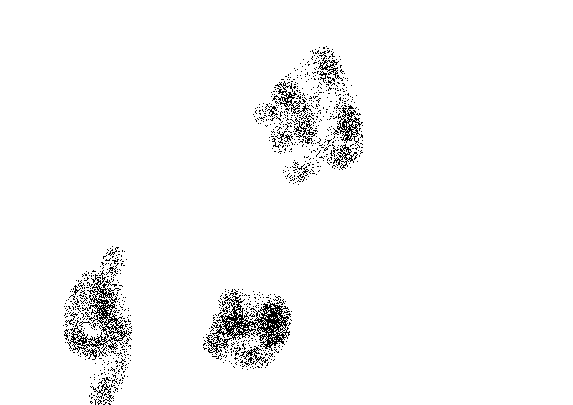
#> input picture sem_5/test.png, 573 x 405 px
$ jupyter execute --allow-errors class_5.ipynb   (shell and % lines are left out)
#> lines starting #> are read from the running program, lines starting #| are printed output that depends on the picture; after the words box and inside, x2 and y2 are one past the last pixel; in counts of white or black regions, pixels touching at a corner belong together
### Кластеризация

#### KMeans

$${\displaystyle J_k=\sum _{i=1}^{k}\sum _{x\in S_{i}}(x-\mu _{i})^{2}} \rightarrow min$$
$k$ - число кластеров <br>
$S_i$ - полученные кластеры <br>
$\mu_i$ - центр масс класетра $S_i$

Количество класетров выбирается заранее.

### Алгоритм

1. Выбрать количество кластеров , которое нам кажется оптимальным для наших данных.
2. Высыпать случайным образом в пространство наших данных  точек (центроидов).
3. Для каждой точки нашего набора данных посчитать, к какому центроиду она ближе.
4. Переместить каждый центроид в центр выборки, которую мы отнесли к этому центроиду.
5. Повторять последние два шага фиксированное число раз, либо до тех пор пока центроиды не "сойдутся" (обычно это значит, что их смещение относительно предыдущего положения не превышает какого-то заранее заданного небольшого значения).

[cell 1]
# import libraries here pandas, sklearn.cluster.kmeans
import pandas as pd
from sklearn.cluster import KMeans
import matplotlib.pyplot as plt
from sklearn.cluster import KMeans
import numpy as np

#> (a cell that did not finish here is left out)

#> (a cell that did not finish here is left out)

[cell 4]
# clustering

cl = KMeans(n_clusters=2, random_state=1234)

#> (the rest of this cell did not finish here and is left out)

#> (a cell that did not finish here is left out)

$${\displaystyle J_k=\sum _{i=1}^{k}\sum _{x\in S_{i}}(x-\mu _{i})^{2}} \rightarrow min$$

$$D(k) = \frac{|J_k - J_{k+1}|}{|J_{k-1} - J_k|} \rightarrow \min\limits_k$$

[cell 6]
# choose optimal cluster number

inertia = []
#> (the rest of this cell did not finish here and is left out)

[cell 7]
import numpy as np
def D(inertia):
    DD = []
    for k in range(1, len(inertia)-1):
        D_k = np.abs(inertia[k]-inertia[k+1]) / np.abs(inertia[k-1] - inertia[k])
        DD.append(D_k)
    return DD

[cell 8]
inertia

[cell 9]
D(inertia=inertia)

[cell 10]
cols = {1:'red', 0:'green', 2:'yellow', 3:'black', 4:'blue'}

[cell 11]
# теперь на более серьезном наборе данных

#> (a cell that did not finish here is left out)

#> (a cell that did not finish here is left out)

[cell 14]
# choose optimal cluster number

limit = 50
inertia = []
#> (the rest of this cell did not finish here and is left out)

[cell 15]
def D():
    code

#### Иерархическая кластеризация

Можно по дереву склеивания кластеров посомтреть, когда остановить алгоритм.

Maximum or complete linkage clustering: It computes all pairwise dissimilarities between the elements in cluster 1 and the elements in cluster 2, and considers the largest value (i.e., maximum value) of these dissimilarities as the distance between the two clusters. It tends to produce more compact clusters.

Minimum or single linkage clustering: It computes all pairwise dissimilarities between the elements in cluster 1 and the elements in cluster 2, and considers the smallest of these dissimilarities as a linkage criterion. It tends to produce long, “loose” clusters.

Mean or average linkage clustering: It computes all pairwise dissimilarities between the elements in cluster 1 and the elements in cluster 2, and considers the average of these dissimilarities as the distance between the two clusters.

Centroid linkage clustering: It computes the dissimilarity between the centroid for cluster 1 (a mean vector of length p variables) and the centroid for cluster 2.

Ward’s minimum variance method: It minimizes the total within-cluster variance. At each step the pair of clusters with minimum between-cluster distance are merged.

Maximum (complete) - попарные расстояния между элементами класетров 1 и 2. Наибольшее расстояние - расстояние между кластерами.

Minimum (single) - попарные расстояния между элементами класетров 1 и 2. Наименьшее расстояние - расстояние между кластерами.

Mean (average) - попарные расстояния между элементами класетров 1 и 2. Среднее расстояние - расстояние между кластерами.

Centroid - расстояния между центроидами класетров.

Ward - минимизирует разброс внутри класетров.

[cell 16]
from scipy.cluster import hierarchy
from scipy.spatial.distance import pdist

X = np.zeros((150, 2))

np.random.seed(seed=42)
X[:50, 0] = np.random.normal(loc=0.0, scale=.3, size=50)
X[:50, 1] = np.random.normal(loc=0.0, scale=.3, size=50)

X[50:100, 0] = np.random.normal(loc=2.0, scale=.5, size=50)
X[50:100, 1] = np.random.normal(loc=-1.0, scale=.2, size=50)

X[100:150, 0] = np.random.normal(loc=-1.0, scale=.2, size=50)
X[100:150, 1] = np.random.normal(loc=2.0, scale=.5, size=50)

distance_mat = pdist(X) # pdist посчитает нам верхний треугольник матрицы попарных расстояний

Z = hierarchy.linkage(distance_mat, 'single') # linkage — реализация агломеративного алгоритма
plt.figure(figsize=(10, 5))
dn = hierarchy.dendrogram(Z, color_threshold=0.5)
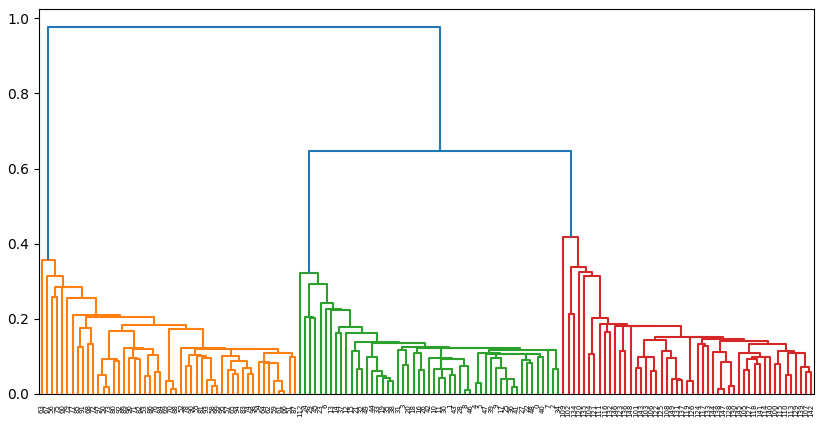
#> figure drawn by matplotlib, 1 panel

[cell 17]
plt.scatter(x=X[:,0],y=X[:,1])
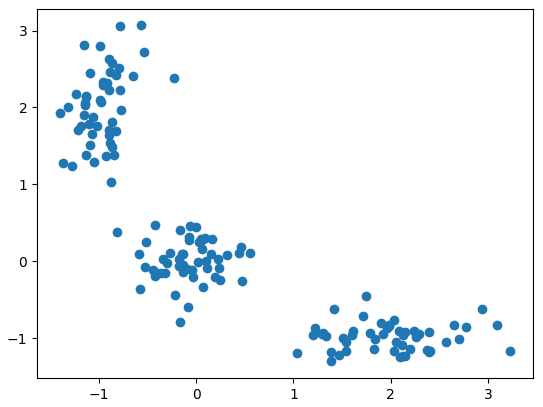
#> figure drawn by matplotlib, 1 panel

[cell 18]
from scipy.cluster import hierarchy
from scipy.spatial.distance import pdist

X = np.zeros((150, 2))

np.random.seed(seed=42)
X[:50, 0] = np.random.normal(loc=0.0, scale=.3, size=50)
X[:50, 1] = np.random.normal(loc=0.0, scale=.3, size=50)

X[50:100, 0] = np.random.normal(loc=2.0, scale=.5, size=50)
X[50:100, 1] = np.random.normal(loc=-1.0, scale=.2, size=50)

X[100:150, 0] = np.random.normal(loc=-1.0, scale=.2, size=50)
X[100:150, 1] = np.random.normal(loc=2.0, scale=.5, size=50)

distance_mat = pdist(X) # pdist посчитает нам верхний треугольник матрицы попарных расстояний

Z = hierarchy.linkage(distance_mat, 'average') # linkage — реализация агломеративного алгоритма
plt.figure(figsize=(10, 5))
dn = hierarchy.dendrogram(Z, color_threshold=0.5)
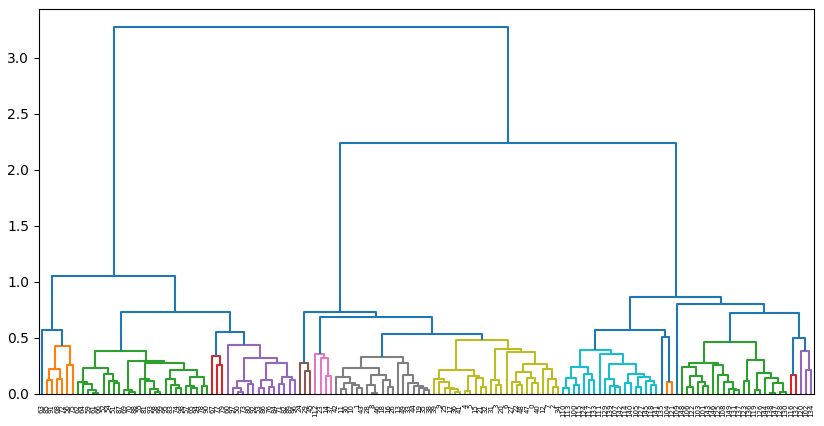
#> figure drawn by matplotlib, 1 panel

[cell 19]
from scipy.cluster import hierarchy
from scipy.spatial.distance import pdist

X = np.zeros((150, 2))

np.random.seed(seed=42)
X[:50, 0] = np.random.normal(loc=0.0, scale=.3, size=50)
X[:50, 1] = np.random.normal(loc=0.0, scale=.3, size=50)

X[50:100, 0] = np.random.normal(loc=2.0, scale=.5, size=50)
X[50:100, 1] = np.random.normal(loc=-1.0, scale=.2, size=50)

X[100:150, 0] = np.random.normal(loc=-1.0, scale=.2, size=50)
X[100:150, 1] = np.random.normal(loc=2.0, scale=.5, size=50)

distance_mat = pdist(X) # pdist посчитает нам верхний треугольник матрицы попарных расстояний

Z = hierarchy.linkage(distance_mat, 'complete') # linkage — реализация агломеративного алгоритма
plt.figure(figsize=(10, 5))
dn = hierarchy.dendrogram(Z, color_threshold=3)
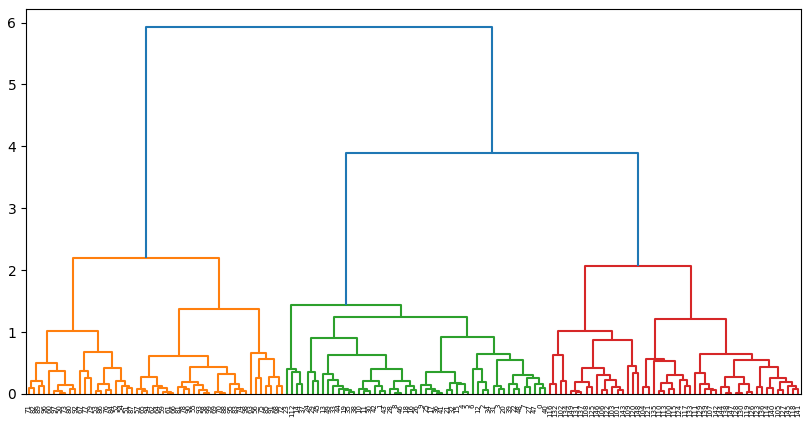
#> figure drawn by matplotlib, 1 panel

[cell 20]
from scipy.cluster import hierarchy
from scipy.spatial.distance import pdist

X = np.zeros((150, 2))

np.random.seed(seed=42)
X[:50, 0] = np.random.normal(loc=0.0, scale=.3, size=50)
X[:50, 1] = np.random.normal(loc=0.0, scale=.3, size=50)

X[50:100, 0] = np.random.normal(loc=2.0, scale=.5, size=50)
X[50:100, 1] = np.random.normal(loc=-1.0, scale=.2, size=50)

X[100:150, 0] = np.random.normal(loc=-1.0, scale=.2, size=50)
X[100:150, 1] = np.random.normal(loc=2.0, scale=.5, size=50)

distance_mat = pdist(X) # pdist посчитает нам верхний треугольник матрицы попарных расстояний

Z = hierarchy.linkage(distance_mat, 'centroid') # linkage — реализация агломеративного алгоритма
plt.figure(figsize=(10, 5))
dn = hierarchy.dendrogram(Z, color_threshold=0.5)
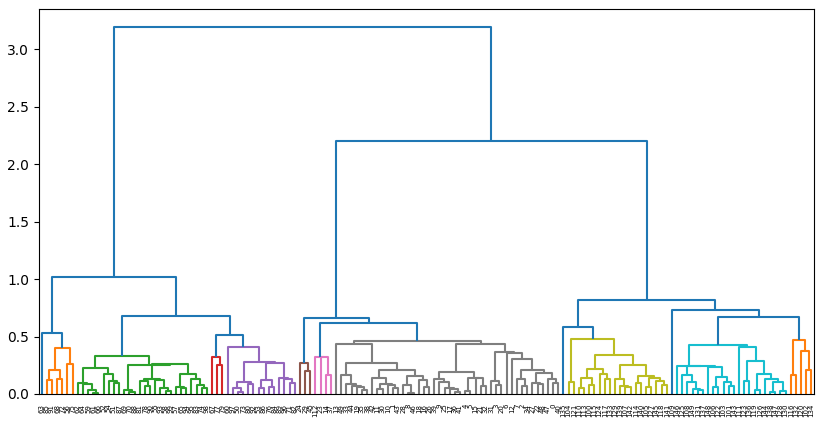
#> figure drawn by matplotlib, 1 panel

[cell 21]
from scipy.cluster import hierarchy
from scipy.spatial.distance import pdist

X = np.zeros((150, 2))

np.random.seed(seed=42)
X[:50, 0] = np.random.normal(loc=0.0, scale=.3, size=50)
X[:50, 1] = np.random.normal(loc=0.0, scale=.3, size=50)

X[50:100, 0] = np.random.normal(loc=2.0, scale=.5, size=50)
X[50:100, 1] = np.random.normal(loc=-1.0, scale=.2, size=50)

X[100:150, 0] = np.random.normal(loc=-1.0, scale=.2, size=50)
X[100:150, 1] = np.random.normal(loc=2.0, scale=.5, size=50)

distance_mat = pdist(X) # pdist посчитает нам верхний треугольник матрицы попарных расстояний

Z = hierarchy.linkage(distance_mat, 'ward') # linkage — реализация агломеративного алгоритма
plt.figure(figsize=(10, 5))
dn = hierarchy.dendrogram(Z, color_threshold=0.5)
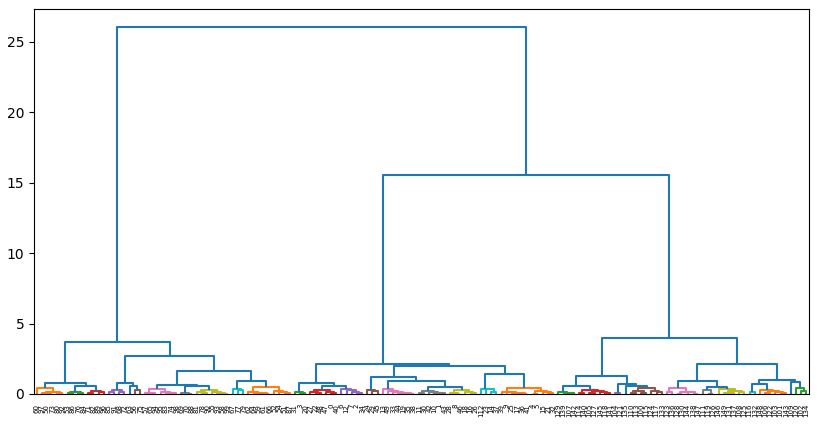
#> figure drawn by matplotlib, 1 panel

#> (a cell that did not finish here is left out)

[cell 23]
from PIL import Image

[cell 24]
img = Image.open('test.png')
#> img is the input picture: PIL image 573x405 RGB; 97% white; black in thin lines or dots, all inside (x1, y1, x2, y2) = (63, 46, 363, 405)

[cell 25]
img

[cell 26]
import numpy as np

[cell 27]
img_arr = np.array(img.convert('L'))

[cell 28]
img_arr

[cell 29]
img_arr[img_arr < 255]
#> Out = 7068 values from 0 to 0

[cell 30]
pixels = []
for i in range(img_arr.shape[0]):
    for j in range(img_arr.shape[1]):
        if img_arr[i, j] < 255:
            pixels.append((i,j))

[cell 31]
pix_data = np.array(pixels)

[cell 32]
# clustering

cl = KMeans(n_clusters=4, random_state=1234)

cl.fit(pix_data)

[cell 33]
cols = cl.predict(pix_data)

[cell 34]
import seaborn as sns
import numpy as np

[cell 35]
def colors(n):
#> called with n = 10
    current_palette = sns.color_palette()
    current_palette
    total_pallette = []
    for x in range(n-7):
        t = True
        while t:
            a = current_palette[np.random.choice(range(len(current_palette)))]
            b = current_palette[np.random.choice(range(len(current_palette)))]
            if a != b:
                c = (int(255 * (a[0]+b[0])/2), int(255 * (a[1]+b[1])/2),
                     int(255*(a[2]+b[2])/2))
                if c not in total_pallette:
                    total_pallette.append(c)
                    t = False

    buf = []
    for x in current_palette:
        buf.append((int(x[0]*255),
                            int(x[1]*255),
                            int(x[2]*255)))
    total_pallette += buf
    return total_pallette

[cell 36]
colors(10)

[cell 37]
new_img = np.ones_like(np.array(img)) * 255
mycol = colors(4)
for p, c in zip(pixels, cols):
    new_img[p[0],p[1], 0] = mycol[c][0]
    new_img[p[0],p[1], 1] = mycol[c][1]
    new_img[p[0],p[1], 2] = mycol[c][2]
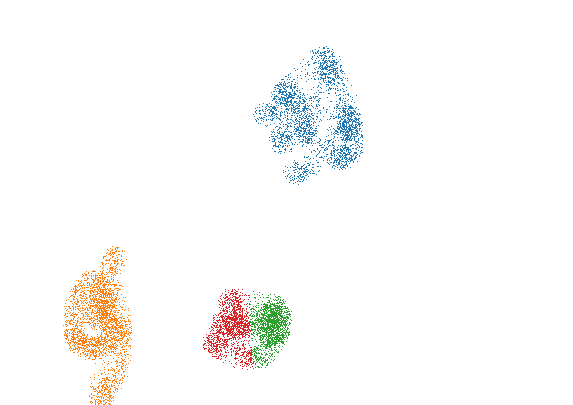
#> new_img: shape (405, 573, 3); mean of channels 0, 1, 2 251.4, 250.7, 249.7; drawn as R, G, B

$ run again, with sem_5/kmeans.png copied over sem_5/test.png
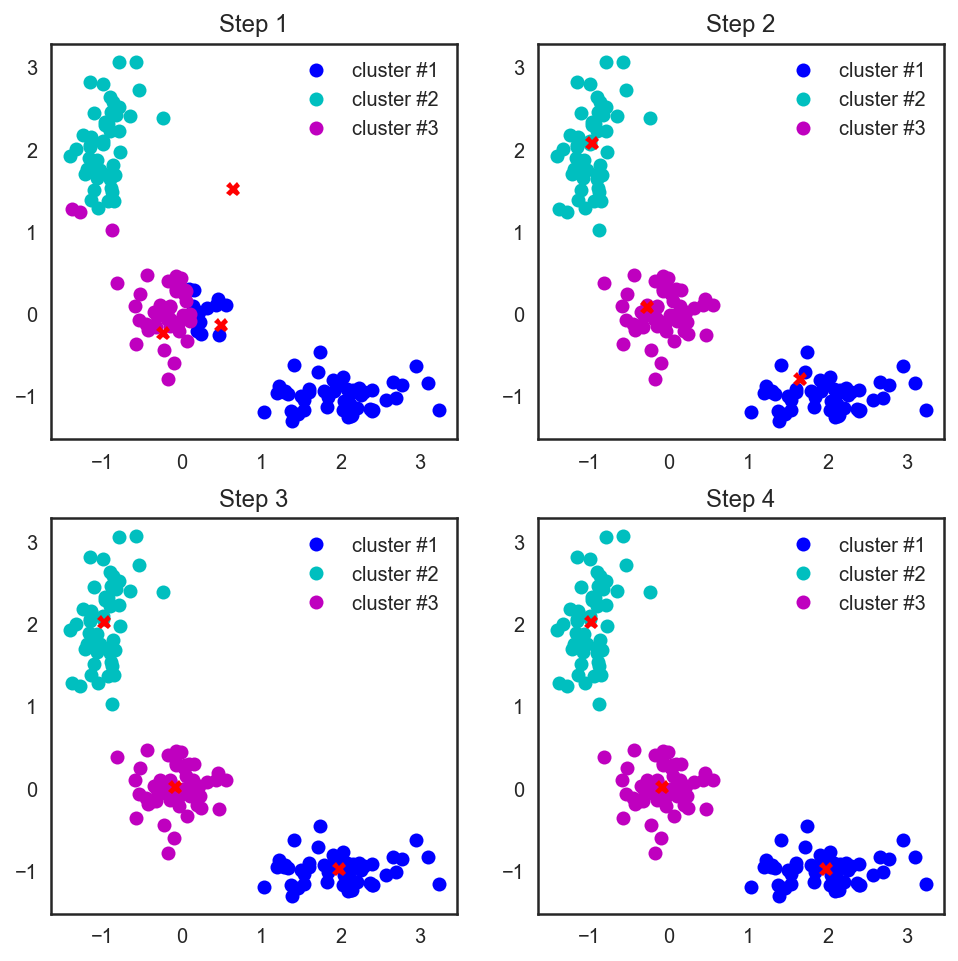
#> input picture sem_5/kmeans.png, 958 x 961 px
#> img is the input picture: PIL image 958x961 RGBA; mean R, G, B, A 235.4, 235.4, 245.2, 181.1
#> `img_arr = np.array(img.convert('L'))`:
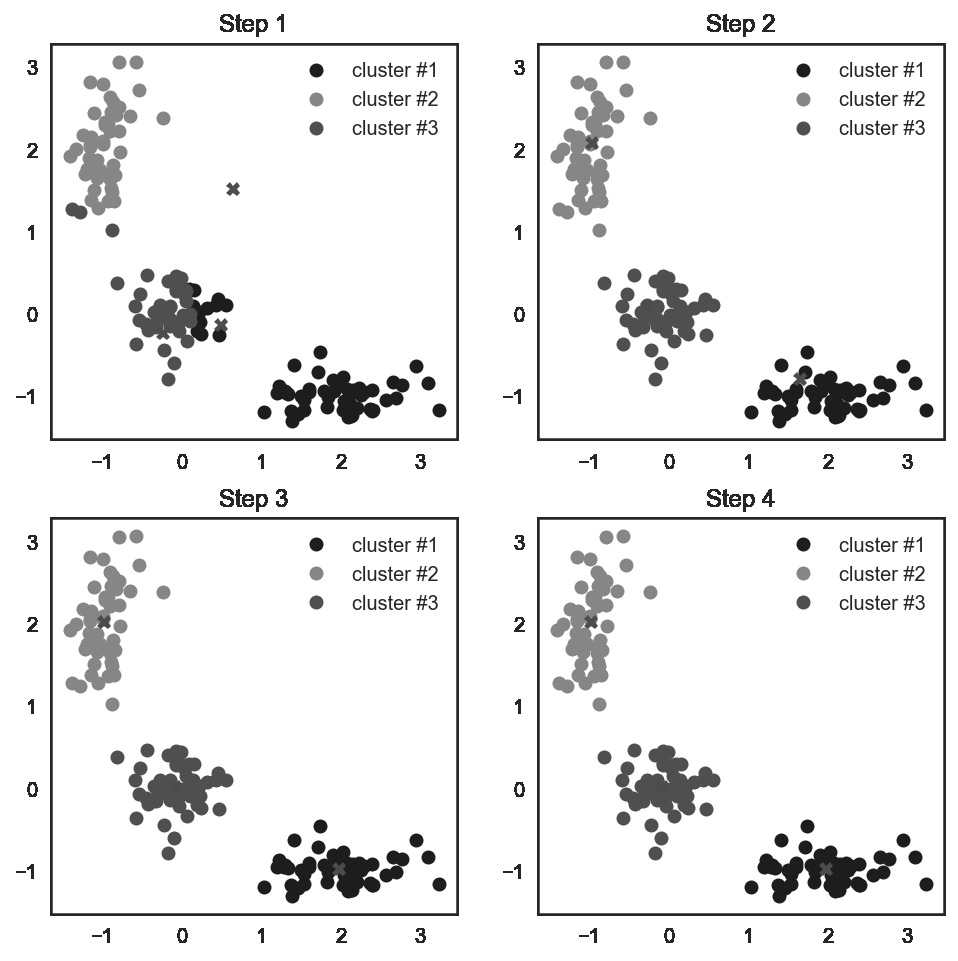
#> img_arr: shape (961, 958); min 29, max 255, mean 236.5
#> after the loop `for p, c in zip(pixels, cols):`:
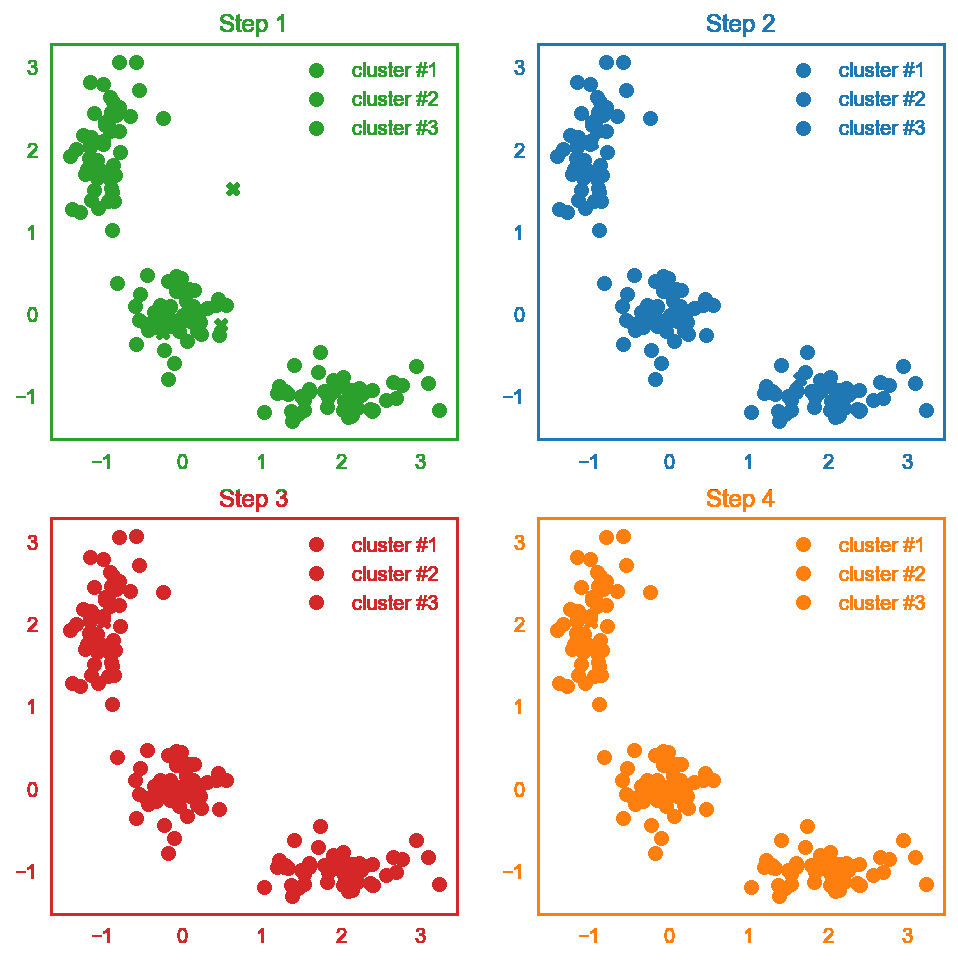
#> new_img: shape (961, 958, 4); mean of channels 0, 1, 2, 3 241.8, 239.2, 234.5, 255; drawn as R, G, B
